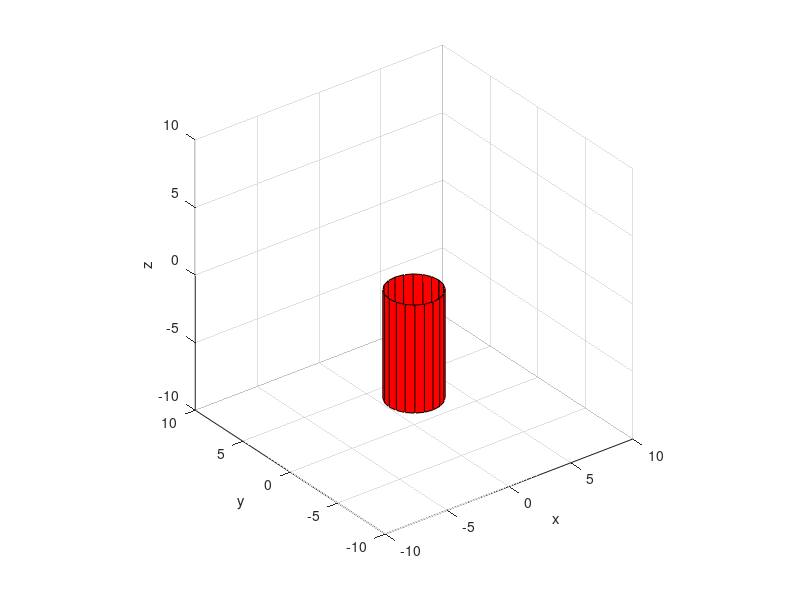

Reproduce this figure in MATLAB. (Note: this script raises an error after producing the figure.)
% basic cylinder
[cx, cy, cz] = cylinder(2)
cz = -cz* 8;
cyl = zeros(4, size(cx, 2), 2);
cyl(:,:,1) = [cx(1,:); cz(1,:); cy(1,:); ones(1,size(cx,2))];
cyl(:,:,2) = [cx(2,:); cz(2,:); cy(2,:); ones(1,size(cx,2))];

h = surf(cx, cy, cz, 'FaceColor', 'r');

axis equal
axis([-10 10 -10 10 -10 10])
xlabel('x')
ylabel('y')
zlabel('z')

for a = linspace(0,pi,20)
    
[ncx, ncy, ncz] = transfCylinder(rot3('y',a),cyl);
set(h, 'XData', ncx, 'YData', ncy, 'ZData', ncz)

pause(0.1)
end